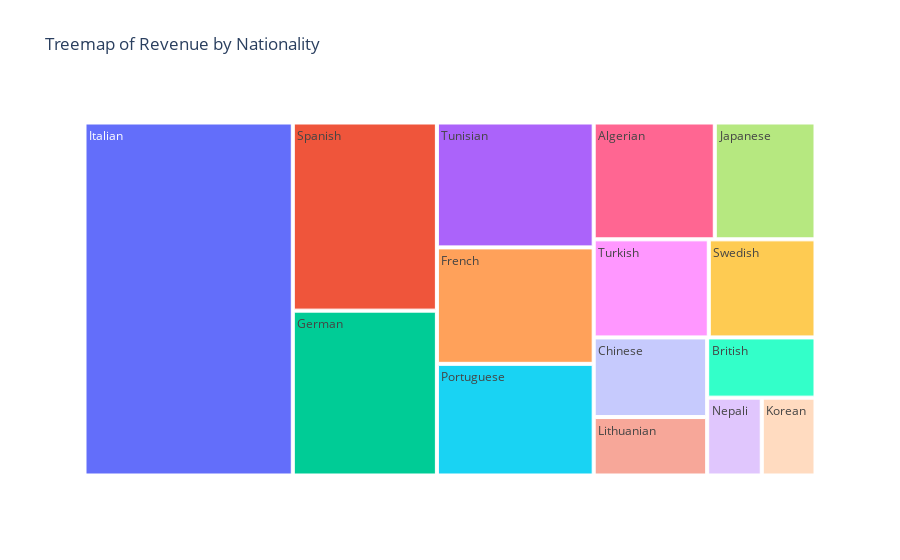

Source (notebook cell):
### Code cell
import plotly.express as px

fig = px.treemap(df, path=['Nationality'], values='Final amount',
                 title='Treemap of Revenue by Nationality')
fig.show()

### Figure 1 — Plotly figure (JSON) as saved in the notebook; plotly's stock layout.template omitted (floating-point values rounded to 4 significant figures)
{"data": [{"branchvalues": "total", "domain": {"x": [0, 1], "y": [0, 1]}, "hovertemplate": "labels=%{label}<br>Final amount=%{value}<br>parent=%{parent}<br>id=%{id}<extra></extra>", "ids": ["French", "Italian", "Spanish", "German", "Tunisian", "Turkish", "Japanese", "British", "Lithuanian", "Algerian", "Chinese", "Swedish", "Korean", "Portuguese", "Nepali"], "labels": ["French", "Italian", "Spanish", "German", "Tunisian", "Turkish", "Japanese", "British", "Lithuanian", "Algerian", "Chinese", "Swedish", "Korean", "Portuguese", "Nepali"], "name": "", "parents": ["", "", "", "", "", "", "", "", "", "", "", "", "", "", ""], "type": "treemap", "values": [1956.0, 7875.0, 2903.0, 2544.0, 2097.0, 1209.0, 1260.0, 698.5, 710.5, 1515.0, 967.7, 1121.0, 448.1, 1875.0, 455.0]}], "layout": {"autosize": true, "legend": {"tracegroupgap": 0}, "title": {"text": "Treemap of Revenue by Nationality"}}}
